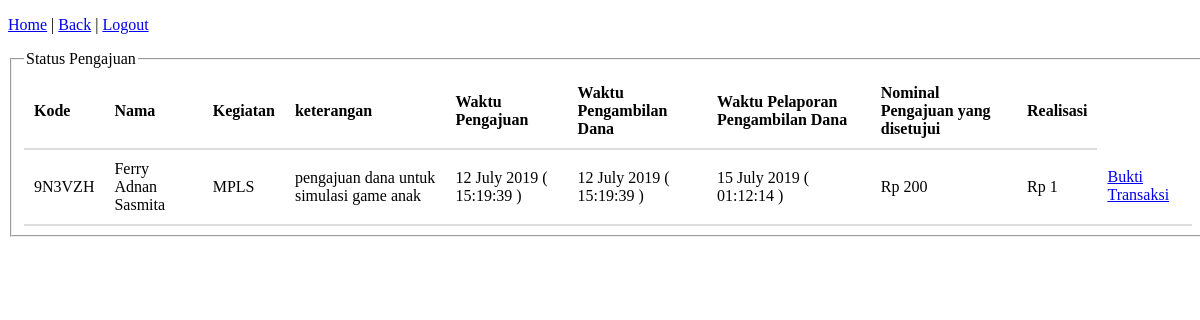
Screenshot of /pengajuan/riwayat-pengajuan.php (signed in) with the database file from the repository.
### tables this page shows
CREATE TABLE `stepchecker` (
  `kode` varchar(6) NOT NULL,
  `noid` varchar(15) NOT NULL,
  `nama` varchar(30) NOT NULL,
  `kegiatan` varchar(50) NOT NULL,
  `divisi` varchar(30) NOT NULL,
  `keterangan` varchar(200) NOT NULL,
  `nominal` varchar(15) NOT NULL,
  `waktu` varchar(30) NOT NULL,
  `catatan` varchar(100) NOT NULL,
  `nominal2` varchar(15) NOT NULL,
  `pengambildana` varchar(50) NOT NULL,
  `waktupengambildana` varchar(15) NOT NULL,
  `pelapor` varchar(30) NOT NULL,
  `waktumelapor` varchar(15) NOT NULL,
  `realisasi` varchar(18) NOT NULL,
  `step` varchar(20) NOT NULL
);

### advance.php (called while the page is built, shortened)
<?php
function riwayatpengajuan ($akses,$id){
    if ($akses == "admin"){
        $query = "SELECT * FROM stepchecker";
        return $query;
    }
    else {
        $query = "SELECT * FROM stepchecker WHERE noid = '$id' AND step = 'done'";
        return $query;
    }
}
?>

### pengajuan/riwayat-pengajuan.php (the view, shortened to what this page needs)
<?php
include ("../advance.php");
$query = riwayatpengajuan($_COOKIE['akses'],$_COOKIE['id']);
$mysql = mysqli_query ($koneksi,$query);
?>
<!DOCTYPE html>
<html>
<head>
    <link rel="stylesheet" href="../mystyle/style.css">
</head>
<body>
    <p><a href="../home.php">Home</a> | <a href="../home.php">Back</a> | <a href="../index.php">Logout</a></p>
    <div class="containerriwayat">
        <fieldset>
            <legend>Status Pengajuan</legend>
            <table>
                <tr>
                    <th>Kode</th>
                    <th>Nama</th>
                    <th>Kegiatan</th>
                    <th>keterangan</th>
                    <th>Waktu Pengajuan</th>
                    <th>Waktu Pengambilan Dana</th>
                    <th>Waktu Pelaporan Pengambilan Dana</th>
                    <th>Nominal Pengajuan yang disetujui</th>
                    <th>Realisasi</th>
                </tr>
                <?php
                    while ($result = mysqli_fetch_assoc($mysql)){
                        echo "<tr>";
                        echo "<td>$result[kode]</td>";
                        echo "<td>$result[nama]</td>";
                        echo "<td>$result[kegiatan]</td>";
                        echo "<td>$result[keterangan]</td>";
                        echo "<td>".date("d F Y ( H:i:s )",$result['waktu'])."</td>";
                        echo "<td>".date("d F Y ( H:i:s )",$result['waktupengambildana'])."</td>";
                        echo "<td>".date("d F Y ( H:i:s )",$result['waktumelapor'])."</td>";
                        if (!empty($result['nominal2']) and ($result['nominal2'] > 0)){
                            echo "<td>Rp ".number_format($result['nominal2'])."</td>";
                        }
                        else {
                            echo "<td>Rp ".number_format($result['nominal'])."</td>";
                        }
                        echo "<td>Rp ".number_format($result['realisasi'])."</td>";
                        switch ($result['step']){
                            case "done":
                                echo "<td><a href=../file_laporan/$result[kode].pdf target=_blank>Bukti Transaksi</a></td>";
                                break;
                        }
                    }
                ?>
            </table>
        </fieldset>
    </div>
</body>
</html>

### mystyle/style.css (style rules this page uses)
table { border-collapse: collapse; width: 100%; }
th, td { padding: 10px; text-align: left; border-bottom: 2px solid #ddd; }
div.containerriwayat { width: 1200px; margin: 0 auto; }

### rows the page displays
stepchecker: kode "9N3VZH", nama "Ferry Adnan Sasmita", kegiatan "MPLS", keterangan "pengajuan dana untuk simulasi game anak", waktu "12 July 2019 ( 15:19:39 )", waktupengambildana "12 July 2019 ( 15:19:39 )", waktumelapor "15 July 2019 ( 01:12:14 )", nominal2 "200", realisasi "1"
